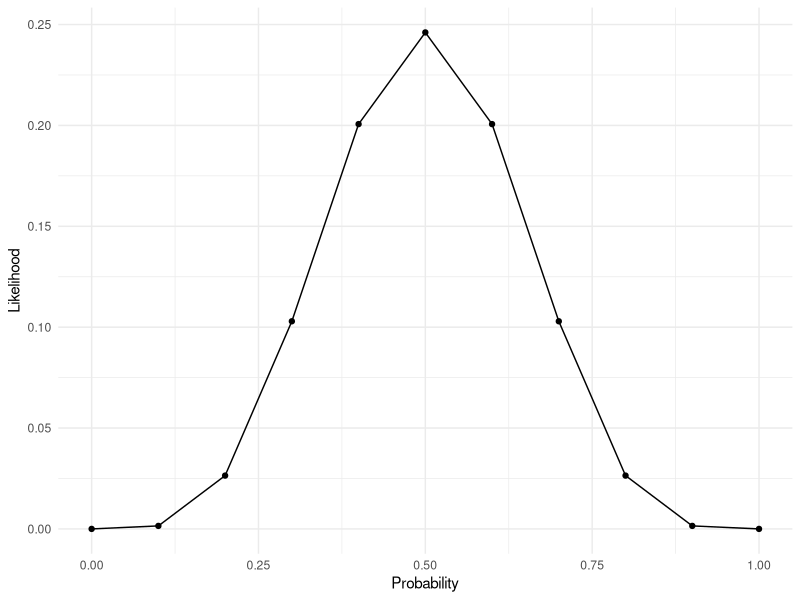

Source code (R):
# library
library(tidyverse)
library(data.table)
library(ggplot2)

# Dice

## 1. 2 vectors representing the sample spaces of both dice throws.

### ANSWER TO Q1
d1 <- c(1, 2, 3, 4, 5, 6)
d2 <- copy(d1)


## 2. generate a data frame representing all 36 possible outcomes of throwing both dice
df <- expand_grid(d1 = d1, d2 = d2)

### ANSWER TO Q2
View(df)


## 3. Add a column that specifies the probability of each possible outcome (combination)
df <- df %>% mutate(probability = 1 / nrow(df))

### ANSWER TO Q3
View(df)


## 4. Add a column that specifies the sum across both dice for each possible outcome (combination).
df <- df %>% mutate(sum = d1 + d2)

### ANSWER TO Q4
View(df)


## 5. Compute the probability that the sum is ≥ 7 , given the first dice shows 3.
### sub-setting the scenarios where 1st die equal to 3
d1_3_all <- subset(df, d1 == 3)
### sub-setting the scenarios where 1st die equal to 3 and sum is >= 7
d1_3_sumAbove_7 <- subset(d1_3_all, sum >= 7)
### calculating the conditional probability
d1_3_sumAbove_7_prob <- nrow(d1_3_sumAbove_7) / nrow(d1_3_all)

### ANSWER TO Q5 (0.5)
d1_3_sumAbove_7_prob 


## 6. Compute the probability that the sum lies between 4 and 9.
### sub-setting the row where sum is between 4 and 9
sum_4_to_9 <- subset(df, sum >= 4 & sum <= 9)
### calculating the probability of such a case
sum_4_to_9_prob <- nrow(sum_4_to_9) / nrow(df)

### ANSWER TO Q6 (0.75)
sum_4_to_9_prob


## 7. What is the probability of the most probable sum?
### generate a table which has frequency of each sum value
sum_freq_table <- table(df$sum)
### find the sum value with the highest frequency, which is sum = 7
which.max(sum_freq_table)

### ANSWER TO Q7 (0.1666667)
nrow(df[df$sum == 7,]) / nrow(df)


# Probability of Delay

# self memo
# --------------------------------
# Understand dbinom() function:

# dbinom(4, 10, 0.3)
# Calculate the probability of 4 successes in 10 trials 
# where the probability of success is 0.3.
# Result: 0.2001209
# --------------------------------


## 8. compute the probability distribution over all possible numbers 
##    of delays using the dbinom() function.
## Bonus: Store all probability distributions in one data frame, 
##        where columns are the possible numbers of delay and rows 
##        are the possible probabilities of delay (or vice versa).


### define possible delay probabilities
probabilities <- seq(0, 1, by = 0.1)

### prepare the df to store the answer
### row represents number of delay out of 10 trains
### column represents each probability
q8_answer <- data.frame(replicate(11, rep(NA, 11)))
colnames(q8_answer) <- probabilities

### Generate the probability distribution
for (i in 1:length(probabilities)) {
  p <- probabilities[i]
  q8_answer[, i] <- dbinom(0:10, size = 10, prob = p)
}

### ANSWER TO Q8
View(q8_answer)


## 9. Use the code below to generate train ride data. 
##    Use the dbinom() function to compute the likelihood of the 
##    data (observed number of delays), given p=0, p=0.1, p=0.2, 
##    p=0.3, p=0.4, p=0.5, p=0.6, p=0.7, p=0.8, p=0.9, p=1.

sim_rides <- function(N, p){
  sample(c("L", "O"), 
         size=N, 
         replace=TRUE, 
         prob=c(p, 1-p))
}

set.seed(1237)
obs <- sim_rides(10, .3)
obs

### probability of 5 times delay in 10 train arrivals 
### given each prob from 0 to 1 w/ step of 0.1
likelihood <- dbinom(sum(obs == "L"), 
                     size = length(obs), 
                     prob = probabilities)

### ANSWER TO Q9
likelihood
###  [1] 0.000000000 0.001488035 0.026424115 
###  [4] 0.102919345 0.200658125 0.246093750 
###  [7] 0.200658125 0.102919345 0.026424115
###  [10] 0.001488035 0.000000000


### plot - for self understanding
likelihood_df <- data.frame(Probability = probabilities, Likelihood = likelihood)
ggplot(likelihood_df, 
       aes(x = Probability, y = Likelihood)) +
  geom_line() +
  geom_point() +
  theme_minimal()


## 10. Assume the below prior probabilities. Use the Bayes’ rule 
##     to calculate the posterior probability using the prior 
##     probabilities and the likelihoods that you computed. 

prior <- c(0.000, 0.004, 0.041, 0.123, 0.209, 0.246, 
           0.209, 0.123, 0.041, 0.004, 0.000)

### prepare the data frame to include the answer, or posterior prob
q10_df <- data.frame(theta = likelihood_df$Probability,
                     prior = prior,
                     likelihood = likelihood_df$Likelihood)

### Calculate the unnormalized posterior probabilities
posterior <- q10_df$prior * q10_df$likelihood

### Calculate the normalized posterior probabilities
posterior_norm <- posterior / sum(posterior)

### add posterior_norm to the df
q10_df <- q10_df %>% mutate(post = round(posterior_norm,3))

### ANSWER TO Q10
View(q10_df)
